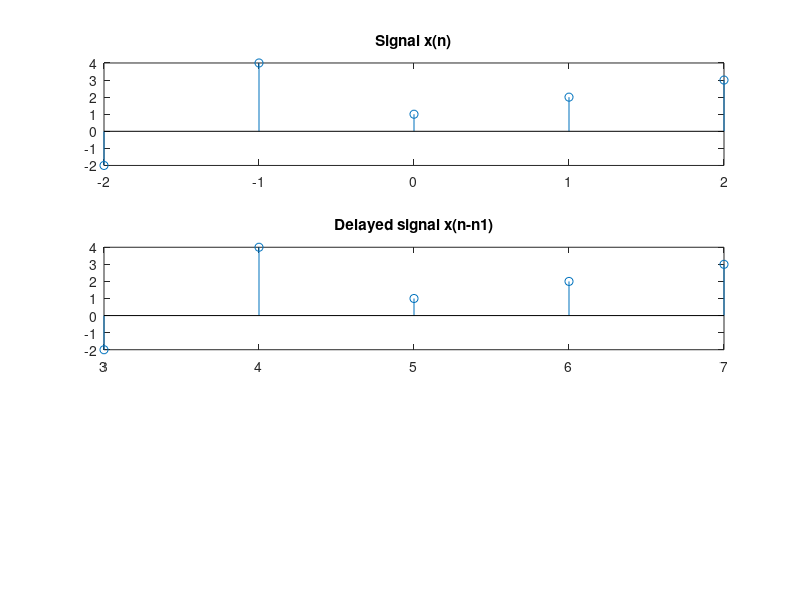

Write MATLAB code to recreate this figure.
%%program to shift the discrete signal in time by any amounts
clc;
n1=input('Enter the amount to be delayed');
n=-2:2;
x=[-2 4 1 2 3];
subplot(3,1,1);
stem(n,x);
title('Signal x(n)');
m=n+n1;
y=x;
subplot(3,1,2);
stem(m,y);
title('Delayed signal x(n-n1)');
